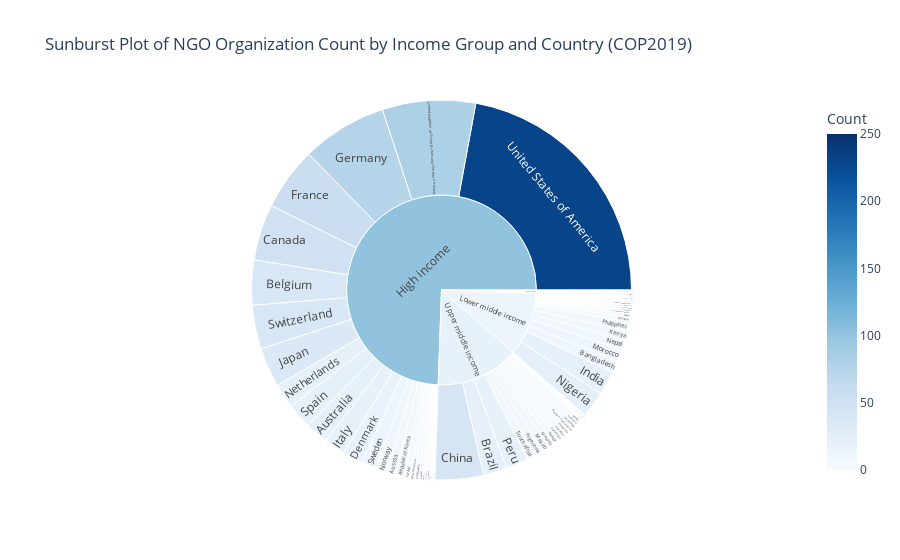

Source (notebook cell):
### Code cell
## IMPORTANT NOTE: THE FOLLOWING PLOT EXCLUDES THE HOLY SEE; COULD NOT FIND INCOME GROUP FOR HOLY SEE


fig = px.sunburst(NGO_country_stats.drop(66), path=['Income_Group', 'Country'], values='Count',
                  color='Count', hover_data=['ISO3'],
                  color_continuous_scale='blues',
                  range_color=[0,250],
                  title = "Sunburst Plot of NGO Organization Count by Income Group and Country (COP2019)")
fig.write_html("sunburst_NGOs_2.html")
fig.show()

### Figure 1 — Plotly figure (JSON) as saved in the notebook; plotly's stock layout.template omitted (floating-point values rounded to 4 significant figures; data arrays with more than 128 entries replaced by an {"elided": "..."} marker saying what was removed)
{"data": [{"branchvalues": "total", "customdata": {"elided": "78x2 mixed values"}, "domain": {"x": [0, 1], "y": [0, 1]}, "hovertemplate": "labels=%{label}<br>Count_sum=%{value}<br>parent=%{parent}<br>id=%{id}<br>ISO3=%{customdata[0]}<br>Count=%{color}<extra></extra>", "ids": ["Upper middle income/Argentina", "Upper middle income/Armenia", "High income/Australia", "High income/Austria", "Lower middle income/Bangladesh", "High income/Belgium", "Lower middle income/Bolivia (Plurinational State of)", "Upper middle income/Brazil", "Lower middle income/Cameroon", "High income/Canada", "Low income/Chad", "High income/Chile", "Upper middle income/China", "Upper middle income/Colombia", "Upper middle income/Costa Rica", "Upper middle income/Cuba", "High income/Czechia", "Lower middle income/Côte d'Ivoire", "Low income/Democratic Republic of the Congo", "High income/Denmark", "Upper middle income/Dominican Republic", "Upper middle income/Ecuador", "Lower middle income/El Salvador", "High income/Finland", "High income/France", "High income/Germany", "Lower middle income/Ghana", "Upper middle income/Guatemala", "Lower middle income/Honduras", "Lower middle income/India", "Lower middle income/Iran (Islamic Republic of)", "High income/Ireland", "High income/Israel", "High income/Italy", "High income/Japan", "Upper middle income/Kazakhstan", "Lower middle income/Kenya", "Upper middle income/Lebanon", "Upper middle income/Libya", "High income/Luxembourg", "Upper middle income/Malaysia", "Upper middle income/Mexico", "Lower middle income/Morocco", "Lower middle income/Nepal", "High income/Netherlands", "High income/New Zealand", "Lower middle income/Nicaragua", "Lower middle income/Nigeria", "High income/Norway", "Lower middle income/Pakistan", "Upper middle income/Panama", "Upper middle income/Peru", "Lower middle income/Philippines", "High income/Poland", "High income/Republic of Korea", "Upper middle income/Russian Federation", "High income/San Marino", "High income/Saudi Arabia", "Lower middle income/Senegal", "High income/Singapore", "Upper middle income/South Africa", "High income/Spain", "Lower middle income/Sri Lanka", "High income/Sweden", "High income/Switzerland", "Upper middle income/Thailand", "Low income/Togo", "Upper middle income/Turkey", "Low income/Uganda", "Lower middle income/Ukraine", "High income/United Kingdom of Great Britain and Northern Ireland", "Lower middle income/United Republic of Tanzania", "High income/United States of America", "High income/Uruguay", "High income", "Low income", "Lower middle income", "Upper middle income"], "labels": ["Argentina", "Armenia", "Australia", "Austria", "Bangladesh", "Belgium", "Bolivia (Plurinational State of)", "Brazil", "Cameroon", "Canada", "Chad", "Chile", "China", "Colombia", "Costa Rica", "Cuba", "Czechia", "Côte d'Ivoire", "Democratic Republic of the Congo", "Denmark", "Dominican Republic", "Ecuador", "El Salvador", "Finland", "France", "Germany", "Ghana", "Guatemala", "Honduras", "India", "Iran (Islamic Republic of)", "Ireland", "Israel", "Italy", "Japan", "Kazakhstan", "Kenya", "Lebanon", "Libya", "Luxembourg", "Malaysia", "Mexico", "Morocco", "Nepal", "Netherlands", "New Zealand", "Nicaragua", "Nigeria", "Norway", "Pakistan", "Panama", "Peru", "Philippines", "Poland", "Republic of Korea", "Russian Federation", "San Marino", "Saudi Arabia", "Senegal", "Singapore", "South Africa", "Spain", "Sri Lanka", "Sweden", "Switzerland", "Thailand", "Togo", "Turkey", "Uganda", "Ukraine", "United Kingdom of Great Britain and Northern Ireland", "United Republic of Tanzania", "United States of America", "Uruguay", "High income", "Low income", "Lower middle income", "Upper middle income"], "marker": {"coloraxis": "coloraxis", "colors": [7, 1, 21, 8, 11, 40, 2, 21, 2, 50, 1, 1, 43, 4, 1, 1, 2, 1, 1, 18, 1, 4, 1, 3, 56, 76, 3, 3, 1, 21, 1, 2, 5, 19, 35, 1, 8, 3, 1, 2, 5, 7, 11, 9, 22, 4, 2, 23, 10, 2, 4, 20, 8, 1, 8, 4, 1, 1, 1, 4, 8, 22, 1, 13, 39, 4, 2, 5, 1, 4, 83, 2, 231, 1, 101.0, 1.4, 12.91, 20.31]}, "name": "", "parents": ["Upper middle income", "Upper middle income", "High income", "High income", "Lower middle income", "High income", "Lower middle income", "Upper middle income", "Lower middle income", "High income", "Low income", "High income", "Upper middle income", "Upper middle income", "Upper middle income", "Upper middle income", "High income", "Lower middle income", "Low income", "High income", "Upper middle income", "Upper middle income", "Lower middle income", "High income", "High income", "High income", "Lower middle income", "Upper middle income", "Lower middle income", "Lower middle income", "Lower middle income", "High income", "High income", "High income", "High income", "Upper middle income", "Lower middle income", "Upper middle income", "Upper middle income", "High income", "Upper middle income", "Upper middle income", "Lower middle income", "Lower middle income", "High income", "High income", "Lower middle income", "Lower middle income", "High income", "Lower middle income", "Upper middle income", "Upper middle income", "Lower middle income", "High income", "High income", "Upper middle income", "High income", "High income", "Lower middle income", "High income", "Upper middle income", "High income", "Lower middle income", "High income", "High income", "Upper middle income", "Low income", "Upper middle income", "Low income", "Lower middle income", "High income", "Lower middle income", "High income", "High income", "", "", "", ""], "type": "sunburst", "values": [7, 1, 21, 8, 11, 40, 2, 21, 2, 50, 1, 1, 43, 4, 1, 1, 2, 1, 1, 18, 1, 4, 1, 3, 56, 76, 3, 3, 1, 21, 1, 2, 5, 19, 35, 1, 8, 3, 1, 2, 5, 7, 11, 9, 22, 4, 2, 23, 10, 2, 4, 20, 8, 1, 8, 4, 1, 1, 1, 4, 8, 22, 1, 13, 39, 4, 2, 5, 1, 4, 83, 2, 231, 1, 778, 5, 114, 148]}], "layout": {"coloraxis": {"cmax": 250, "cmin": 0, "colorbar": {"title": {"text": "Count"}}, "colorscale": [[0, "rgb(247,251,255)"], [0.125, "rgb(222,235,247)"], [0.25, "rgb(198,219,239)"], [0.375, "rgb(158,202,225)"], [0.5, "rgb(107,174,214)"], [0.625, "rgb(66,146,198)"], [0.75, "rgb(33,113,181)"], [0.875, "rgb(8,81,156)"], [1, "rgb(8,48,107)"]]}, "legend": {"tracegroupgap": 0}, "title": {"text": "Sunburst Plot of NGO Organization Count by Income Group and Country (COP2019)"}}}
